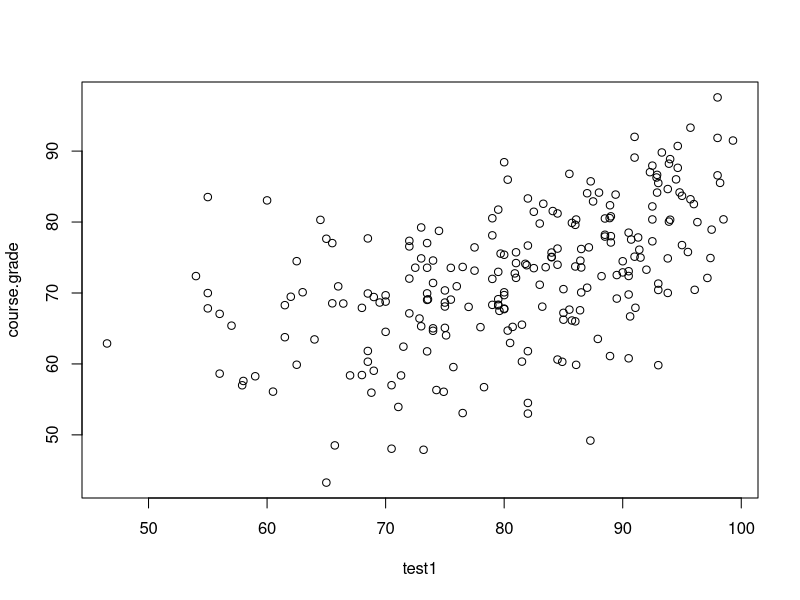
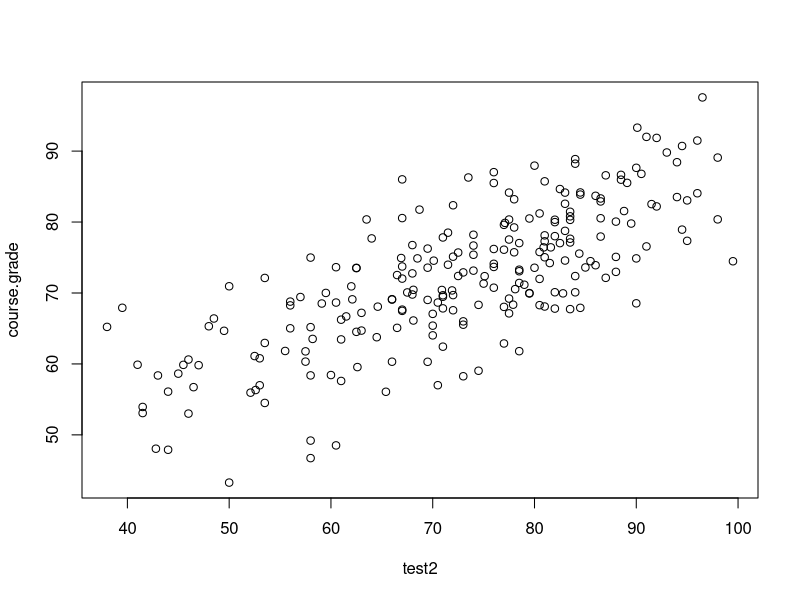
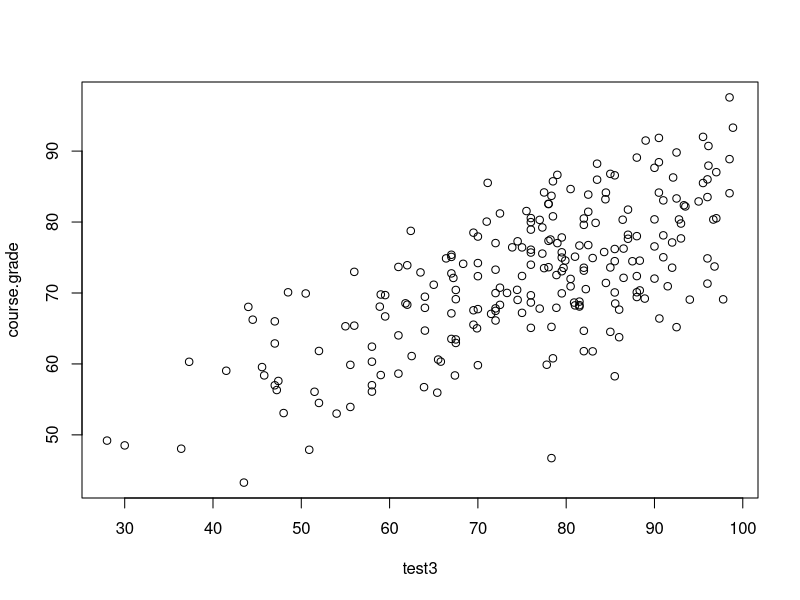
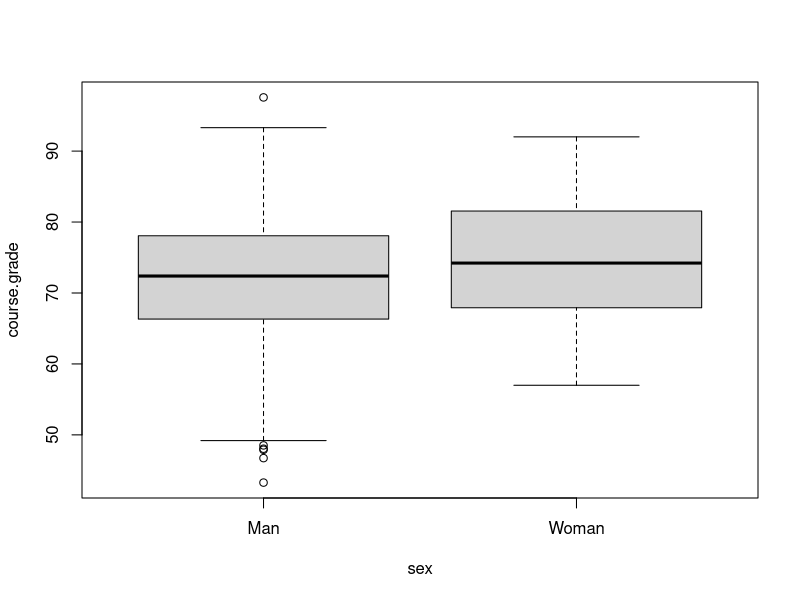
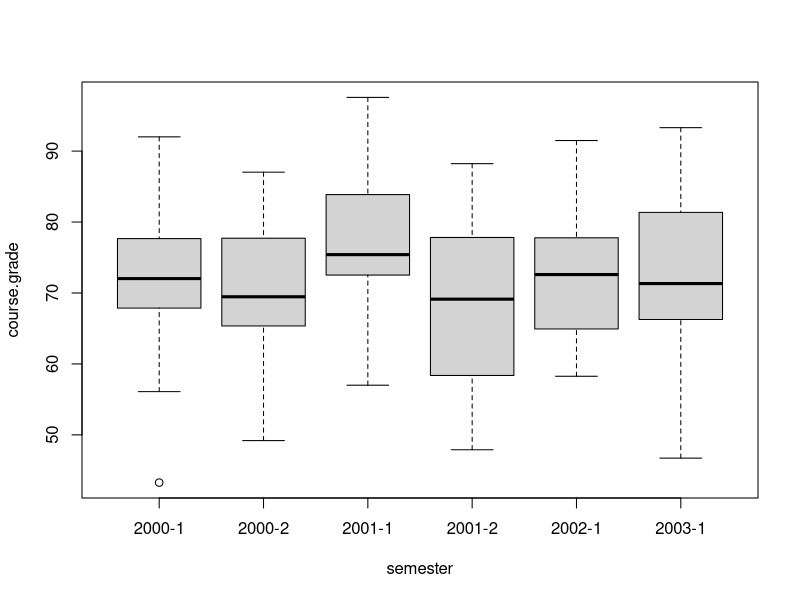

The R source for these figures, in order:
getwd()

grades<-read.table("exam_grades.txt", header=T)
attach(grades)

plot(test1, course.grade)
plot(test2, course.grade)
plot(test3, course.grade)

cor(test1, course.grade, use = "complete.obs")
cor(test2, course.grade, use = "complete.obs")
cor(test3, course.grade, use = "complete.obs")

boxplot(course.grade~sex)

median(course.grade[sex=="Man"])
median(course.grade[sex=="Woman"])

mean(course.grade[sex=="Man"])
mean(course.grade[sex=="Woman"])

boxplot(course.grade~semester)

